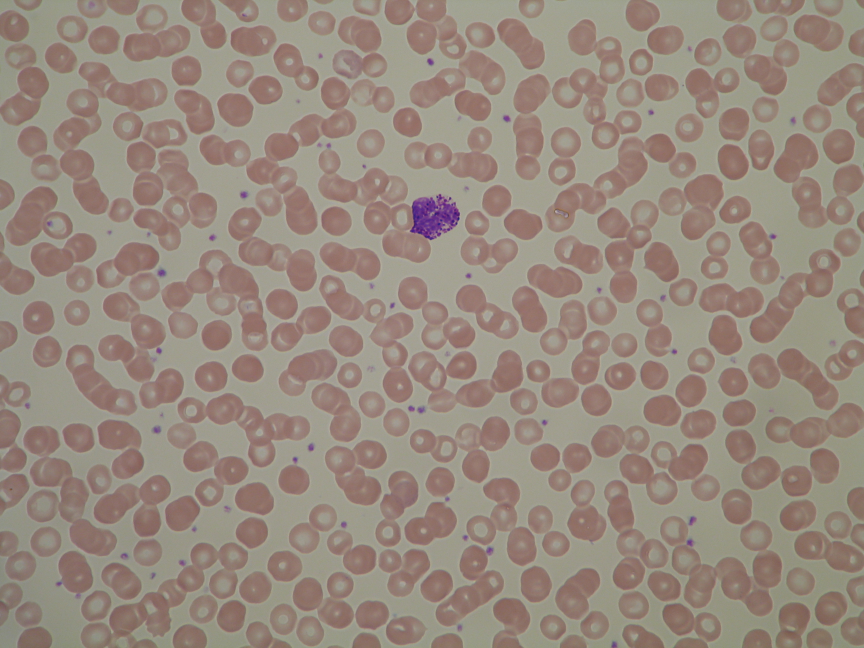
#> input picture data/healthy/Im040_0.jpg, 2592 x 1944 px (shown at 1/3 size)
$ jupyter execute features_asier.ipynb
#> lines starting #> are read from the running program, lines starting #| are printed output that depends on the picture; after the words box and inside, x2 and y2 are one past the last pixel; in counts of white or black regions, pixels touching at a corner belong together
[cell 1]
import os
from skimage.transform import resize
from skimage import feature
from sklearn.model_selection import train_test_split
from sklearn.ensemble import RandomForestClassifier
from sklearn.metrics import accuracy_score, classification_report, confusion_matrix
from skimage import io, color, exposure, img_as_ubyte, filters, morphology, measure
import numpy as np
import matplotlib.pyplot as plt
import cv2

[cell 2]
imagen = io.imread('./data/healthy/Im040_0.jpg')
#> imagen is the input picture: shape (1944, 2592, 3); mean R, G, B 151.9, 137.6, 126

[cell 3]
imagen = io.imread('./data/LLA/Im003_1.jpg')
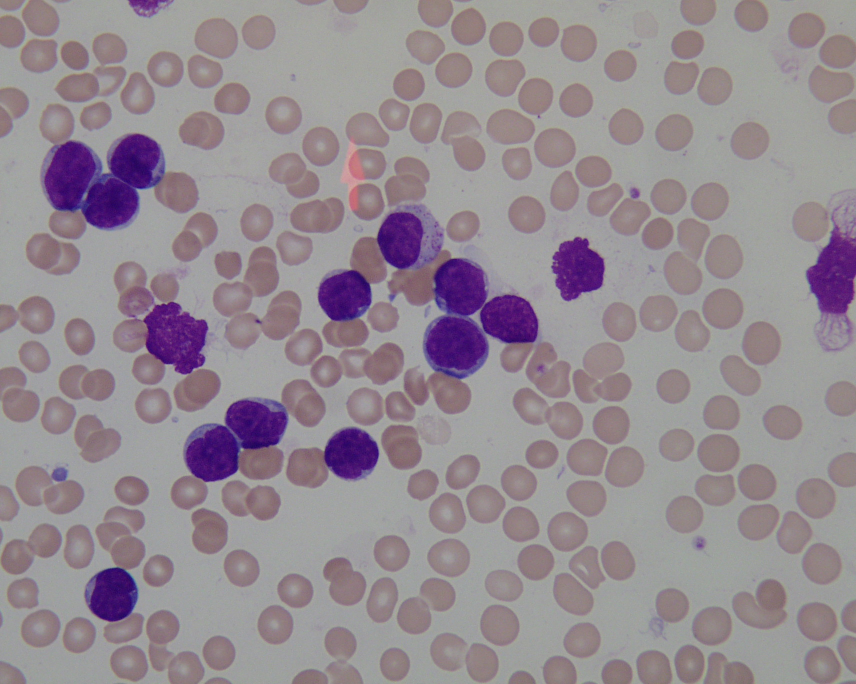
#> input picture data/LLA/Im003_1.jpg, 1712 x 1368 px (shown at 1/2 size)
#> imagen is the input picture: shape (1368, 1712, 3); mean R, G, B 148.5, 138.4, 145.7

[cell 4]
gray_image = color.rgb2gray(imagen)
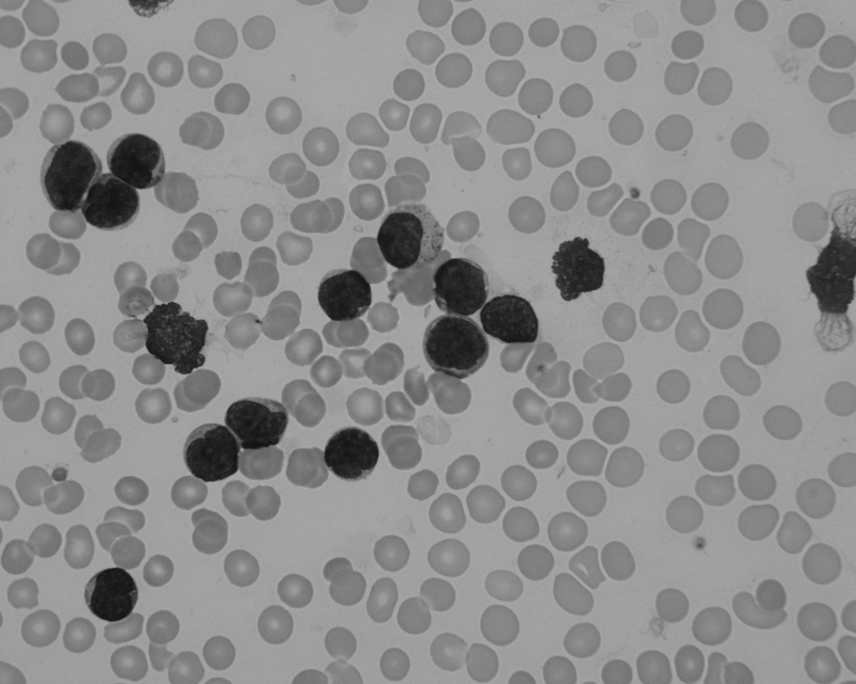
#> gray_image: shape (1368, 1712) float64 (shown at 1/2 size); min 0.0443, max 0.715, mean 0.553
# Convertir la imagen a tipo de datos uint8
gray_image_uint8 = img_as_ubyte(gray_image)

# Aplicar umbralización adaptativa
th, imagen_umbralizada = cv2.threshold(gray_image_uint8, 0, 255, cv2.THRESH_BINARY + cv2.THRESH_OTSU)
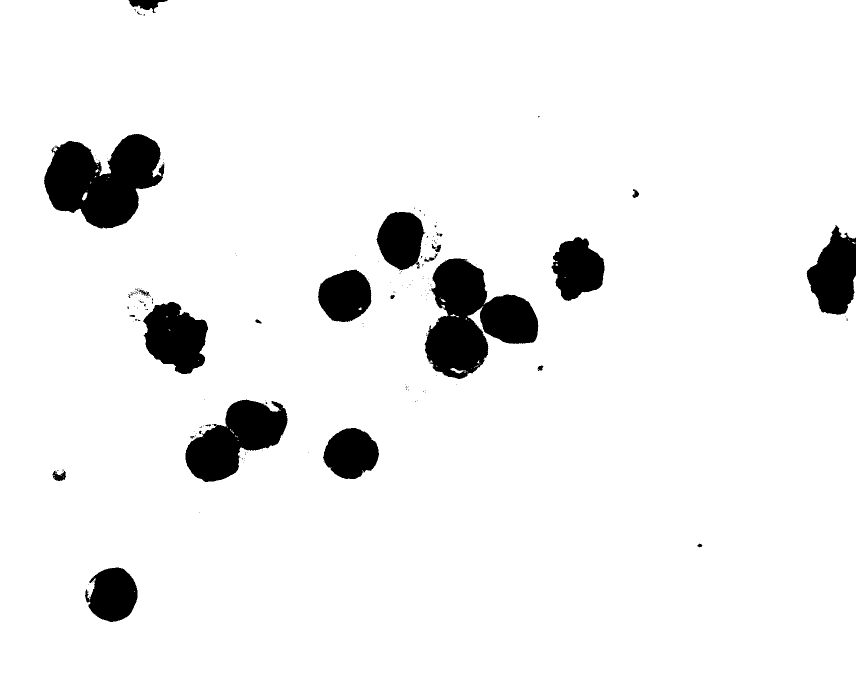
#> imagen_umbralizada: shape (1368, 1712) (shown at 1/2 size); 93.7% white; 170 black regions (144 under 20 px), largest, box (x1, y1, x2, y2) and area: (849, 517, 1077, 758) 30750, (88, 268, 329, 457) 28938, (371, 799, 576, 964) 18653
#> th = 95

# Invertir la imagen umbralizada
imagen_umbralizada = cv2.bitwise_not(imagen_umbralizada)
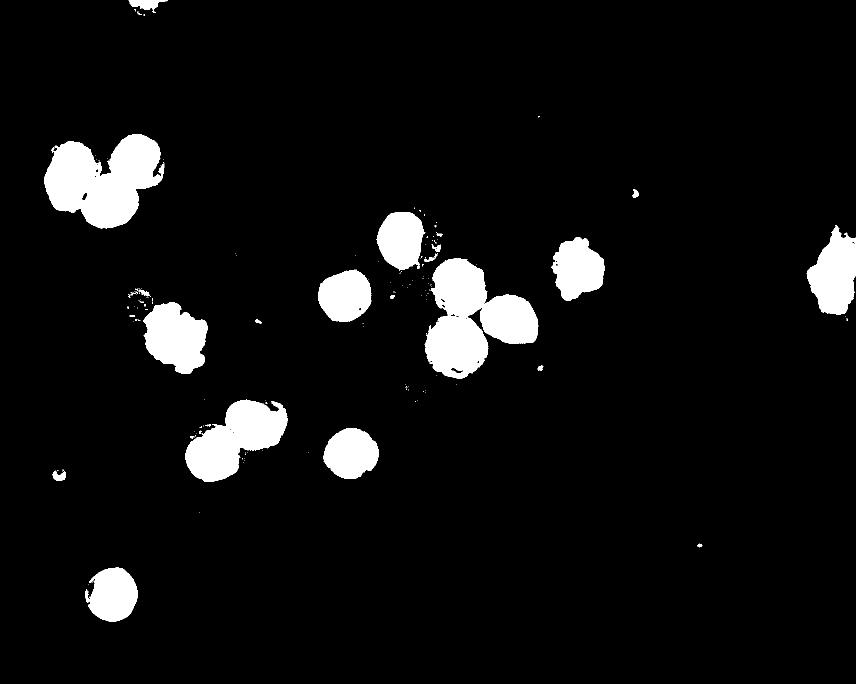
#> imagen_umbralizada: shape (1368, 1712) (shown at 1/2 size); 6.3% white; 170 white regions (144 under 20 px), largest, box (x1, y1, x2, y2) and area: (849, 517, 1077, 758) 30750, (88, 268, 329, 457) 28938, (371, 799, 576, 964) 18653

# Operaciones morfológicas para limpiar la imagen
kernel = np.ones((5, 5), np.uint8)
imagen_procesada = cv2.morphologyEx(imagen_umbralizada, cv2.MORPH_CLOSE, kernel)
#> imagen_procesada: shape (1368, 1712); 6.4% white; 91 white regions (65 under 20 px), largest, box (x1, y1, x2, y2) and area: (849, 517, 1077, 758) 31275, (88, 268, 329, 457) 29171, (371, 799, 576, 964) 19001
imagen_procesada = cv2.morphologyEx(imagen_procesada, cv2.MORPH_OPEN, kernel)
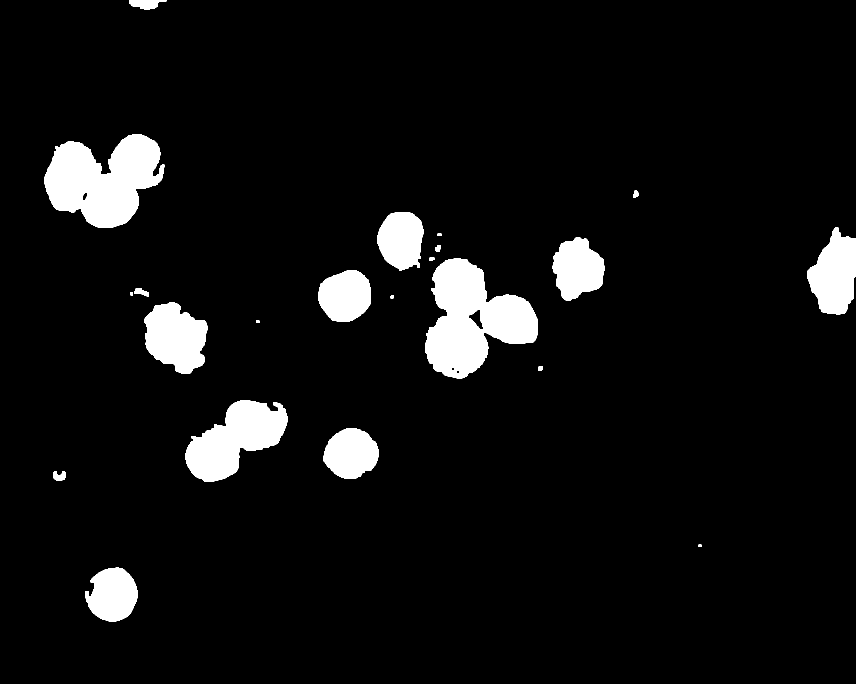
#> imagen_procesada: shape (1368, 1712) (shown at 1/2 size); 6.4% white; 22 white regions

# Detección de contornos
contornos, _ = cv2.findContours(imagen_procesada, cv2.RETR_EXTERNAL, cv2.CHAIN_APPROX_SIMPLE)
#> contornos = 22 contours; largest, box (x1, y1, x2, y2) and area: (851, 517, 1076, 758) 31364, (88, 268, 329, 456) 28750, (371, 800, 575, 964) 18528, (288, 604, 416, 748) 12666, (1614, 454, 1712, 629) 11374

# Dibujar contornos en una copia de la imagen original (en color)
imagen_segmentada = imagen.copy()
cv2.drawContours(imagen_segmentada, contornos, -1, (0, 255, 0), 2)
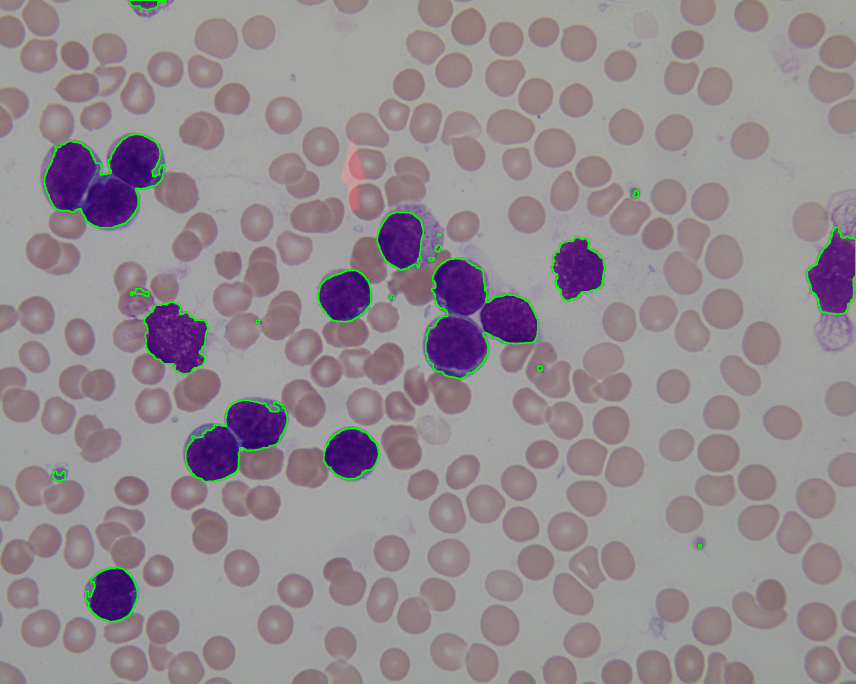
#> imagen_segmentada: shape (1368, 1712, 3) (shown at 1/2 size); 0.82% of pixels changed, all inside (x1, y1, x2, y2) = (87, 0, 1712, 1245)

# Mostrar resultados
plt.figure(figsize=(12, 6))

plt.subplot(121)
plt.imshow(imagen_procesada, cmap='gray')
plt.title('Imagen Segmentada Glóbulos')
plt.axis('off')

plt.subplot(122)
plt.imshow(cv2.cvtColor(imagen_segmentada, cv2.COLOR_BGR2RGB))
plt.title('Contornos Identificados')
plt.axis('off')

plt.tight_layout()
plt.show()
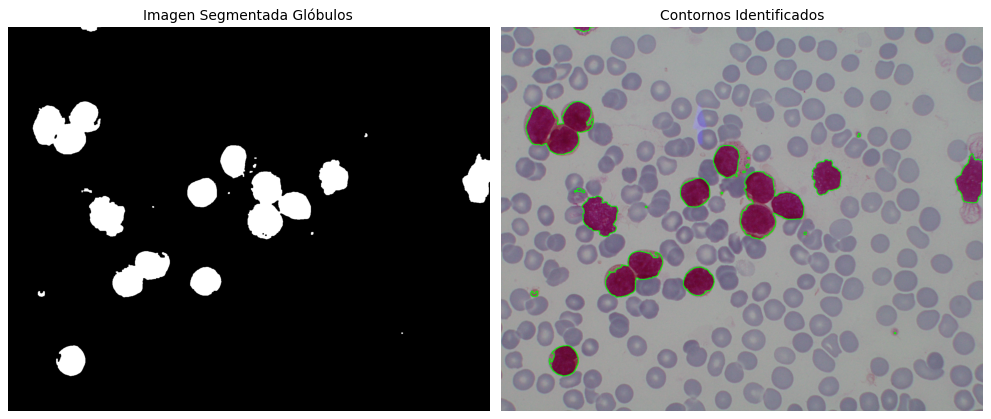
#> figure drawn by matplotlib, 2 panels; B, G, R data is drawn as R, G, B

[cell 5]
# Imagen segmentada de glóbulos rojos y blancos
globulos = measure.label(imagen_procesada)
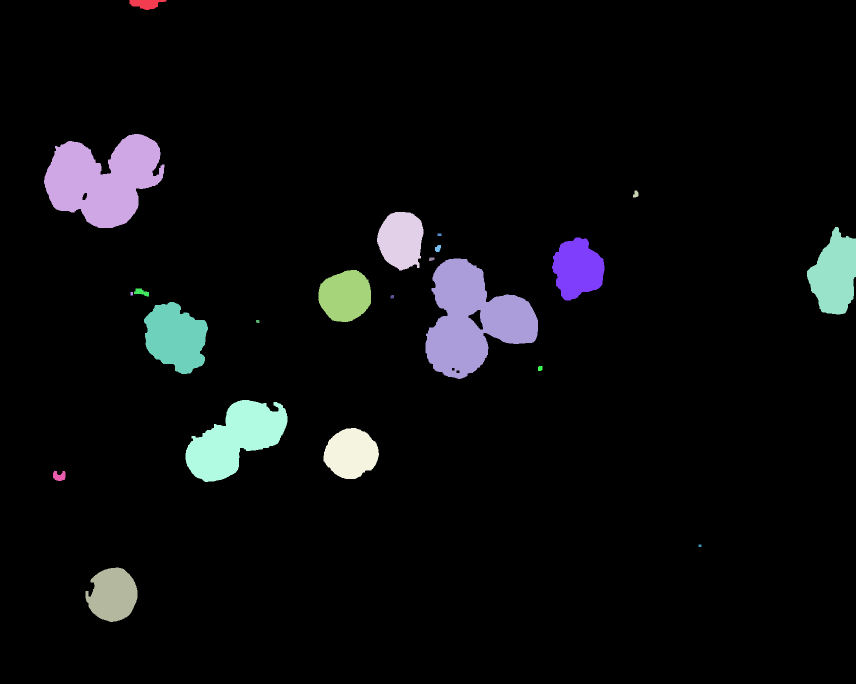
#> globulos: shape (1368, 1712) int64 (shown at 1/2 size); 23 distinct labels, from 0 to 22; one colour per label, 0 black
globulos = set(np.unique(globulos))
#> globulos = 23 items
conteo = len(globulos)
#> conteo = 23
print("Conteo de Glóbulos:", conteo)
#| Conteo de Glóbulos: 23
